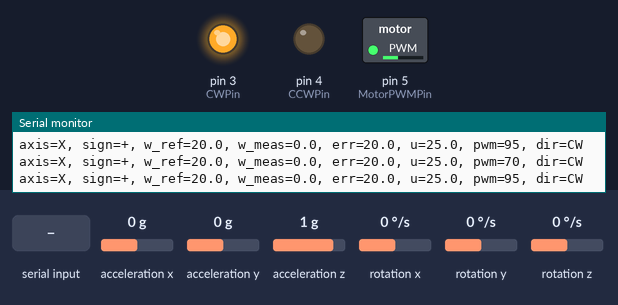
A sketch run on a simulated Arduino Uno, built with avr-gcc and run on an emulated ATmega328P. Parts: switched loads named in the sketch (green lamp = pin HIGH), output pins drawn as LEDs (lit = HIGH), the last lines printed to the serial monitor. Wiring (inferred from the names in the program): MPU-6050 motion sensor at I2C address 0x68. Dashed ring = blinking. Inputs (shaded band) come from the test bench; at power-on: rotation z 0 °/s, acceleration x 0 g, acceleration y 0 g, acceleration z 1 g, rotation x 0 °/s, rotation y 0 °/s.

Above: at 3.09 s.
3.3 s: rotation z set to 66 °/s
At 3.9 s:
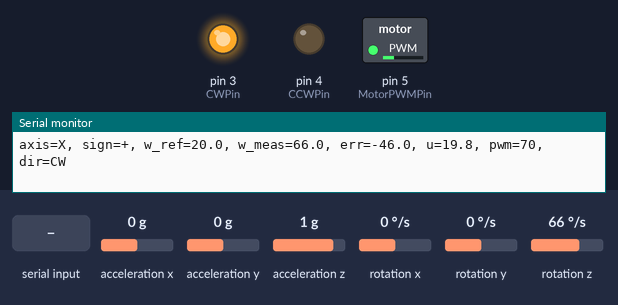
6.3 s: rotation z set to 74 °/s
9.3 s: "P90\n" received over Serial
At 10.0 s:
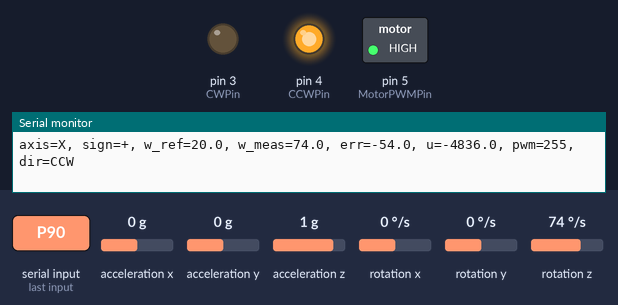
10.8 s: "R\n" received over the second serial link
At 11.4 s:
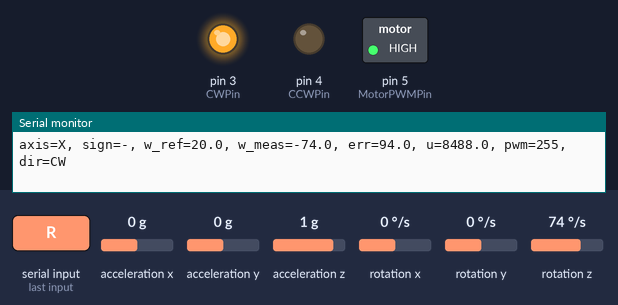
12.3 s: "S,45\n" received over Serial
At 13.6 s:
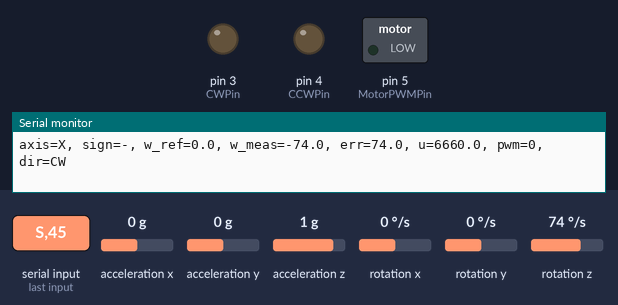
Timing chart, 0 to 15.3 s (numbered marks = the images above; inputs shaded):
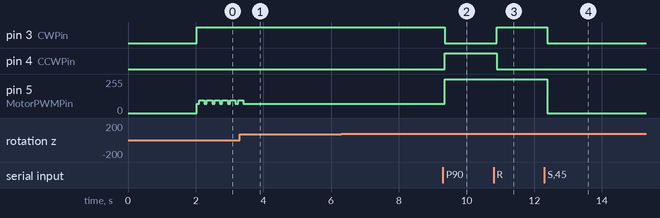

The sketch:

sunpointing_PID.ino
```cpp
#include <Wire.h>
#include <SoftwareSerial.h>

/* ===== 핀 ===== */
const int CWPin       = 3;
const int CCWPin      = 4;
const int MotorPWMPin = 5;

/* ===== Bluetooth (HC-05 등) ===== */
SoftwareSerial BT(10, 11);
bool LOG_TO_BT = false;   // 디버깅 때는 false로 두세요

/* ===== MPU6050 ===== */
const uint8_t MPU_ADDR = 0x68;
const float   GYRO_LSB_PER_DPS = 131.0f; // ±250 dps
int16_t AcXr, AcYr, AcZr, GyXr, GyYr, GyZr, Tmpr;
float   gyroBiasX = 0.0f, gyroBiasY = 0.0f, gyroBiasZ = 0.0f;

/* ===== 제어 축/부호 설정 (런타임 변경 가능) ===== */
char CTRL_AXIS = 'X';     // 'X','Y','Z' 중 선택
int  AXIS_SIGN = +1;      // +1 또는 -1

/* ===== PID/FeedForward 설정 ===== */
float w_ref = 20.0f;                     // 목표 각속도 [dps]
float Kp = 0.05f, Ki = 0.0001f, Kd = 0.05f; //0.0125에서 줄임
float Kff = 1.2f;                        // 피드포워드 (저속 토크 보강)

const int PWM_MAX = 255;                 // 상한 올려 토크 여유 확보
const int PWM_MIN = 0;
int   PWM_MIN_RUN = 70;                  // 데드존 (모터/드라이버별로 다름, 현장 튠)

/* ===== 내부 상태 ===== */
float err_i = 0.0f;
float prev_meas = 0.0f;
float dmeas_f = 0.0f;
const float d_alpha = 0.25f;             // D용 1차 LPF
unsigned long t_prev_ms = 0;
static unsigned long kick_until_ms = 0;  // 스타트킥 타이머

/* ===== 유틸 출력 ===== */
template<typename T> inline void outP(const T& v){ Serial.print(v); if(LOG_TO_BT) BT.print(v); }
template<typename T> inline void outPL(const T& v){ Serial.println(v); if(LOG_TO_BT) BT.println(v); }
inline void outPF(float v,int d){ Serial.print(v,d); if(LOG_TO_BT) BT.print(v,d); }

/* ===== 모터 제어 ===== */
inline void motor_setPWM(int u){
  u = constrain(u, PWM_MIN, PWM_MAX);
  analogWrite(MotorPWMPin, u);
}
inline void motor_CW(){  digitalWrite(CWPin,HIGH); digitalWrite(CCWPin,LOW); }
inline void motor_CCW(){ digitalWrite(CWPin,LOW);  digitalWrite(CCWPin,HIGH); }
inline void motor_stop(){ digitalWrite(CWPin,LOW); digitalWrite(CCWPin,LOW); motor_setPWM(0); err_i = 0.0f; }

/* ===== MPU 레지스터 쓰기 ===== */
void mpu_write(uint8_t reg, uint8_t val){
  Wire.beginTransmission(MPU_ADDR); Wire.write(reg); Wire.write(val); Wire.endTransmission(true);
}

/* ===== MPU 초기화 ===== */
void mpu_init(){
  Wire.begin();
  delay(50);
  mpu_write(0x6B, 0x01);  // PWR_MGMT_1: PLL with X gyro ref
  mpu_write(0x1A, 0x03);  // CONFIG: DLPF_CFG=3 (~44Hz)
  mpu_write(0x1B, 0x00);  // GYRO_CONFIG: ±250dps
  mpu_write(0x1C, 0x00);  // ACCEL_CONFIG: ±2g
  delay(50);
}

/* ===== 자이로 바이어스 캘리브레이션 ===== */
void mpu_calibrate_gyro(uint16_t N=500){
  long sumX=0, sumY=0, sumZ=0;
  for(uint16_t i=0;i<N;i++){
    Wire.beginTransmission(MPU_ADDR); Wire.write(0x3B); Wire.endTransmission(false);
    Wire.requestFrom(MPU_ADDR, 14, true);
    int16_t ax = (Wire.read()<<8)|Wire.read();
    int16_t ay = (Wire.read()<<8)|Wire.read();
    int16_t az = (Wire.read()<<8)|Wire.read();
    int16_t tp = (Wire.read()<<8)|Wire.read();
    int16_t gx = (Wire.read()<<8)|Wire.read();
    int16_t gy = (Wire.read()<<8)|Wire.read();
    int16_t gz = (Wire.read()<<8)|Wire.read();
    sumX += gx; sumY += gy; sumZ += gz;
    delay(2);
  }
  gyroBiasX = (float)sumX / (float)N;
  gyroBiasY = (float)sumY / (float)N;
  gyroBiasZ = (float)sumZ / (float)N;

  outPL("Gyro bias calibrated:");
  outP("bx="); outPF(gyroBiasX,1);
  outP(", by="); outPF(gyroBiasY,1);
  outP(", bz="); outPF(gyroBiasZ,1); outPL("");
}

/* ===== 14바이트 RAW 읽기 & 축 재배치 (필요하면 조정) ===== */
void mpu_readRaw(){
  Wire.beginTransmission(MPU_ADDR); Wire.write(0x3B); Wire.endTransmission(false);
  Wire.requestFrom(MPU_ADDR, 14, true);

  int16_t tmpAcX = (Wire.read()<<8)|Wire.read();
  int16_t tmpAcY = (Wire.read()<<8)|Wire.read();
  int16_t tmpAcZ = (Wire.read()<<8)|Wire.read();
  Tmpr = (Wire.read()<<8)|Wire.read();
  int16_t tmpGyX = (Wire.read()<<8)|Wire.read();
  int16_t tmpGyY = (Wire.read()<<8)|Wire.read();
  int16_t tmpGyZ = (Wire.read()<<8)|Wire.read();

  // 보드 장착 방향에 맞춰 필요 시 바꾸세요
  AcXr = tmpAcZ;  AcYr = tmpAcY;  AcZr = tmpAcX;
  GyXr = tmpGyZ;  GyYr = tmpGyY;  GyZr = tmpGyX;
}

/* ===== 현재 측정 각속도(dps) 계산 (축/부호 적용) ===== */
float get_w_meas_dps(){
  float gx = ((float)GyXr - gyroBiasX) / GYRO_LSB_PER_DPS;
  float gy = ((float)GyYr - gyroBiasY) / GYRO_LSB_PER_DPS;
  float gz = ((float)GyZr - gyroBiasZ) / GYRO_LSB_PER_DPS;

  float w = 0.0f;
  switch(CTRL_AXIS){
    case 'X': w = gx; break;
    case 'Y': w = gy; break;
    case 'Z': w = gz; break;
    default:  w = gx; break;
  }
  return AXIS_SIGN * w;
}

/* ===== PID 스텝 ===== */
void pid_step(float dt){
  mpu_readRaw();

  float w_meas = get_w_meas_dps();     // 선택축/부호 반영
  float err = w_ref - w_meas;

  // 적분 + 안티윈드업
  err_i += err * dt;
  float i_lim = (Ki > 1e-6f) ? (PWM_MAX / Ki) : 0.0f;
  if(i_lim > 0.0f) err_i = constrain(err_i, -i_lim, i_lim);

  // 미분(측정값 미분) + 저역통과
  float dmeas = (w_meas - prev_meas) / dt;
  dmeas_f = d_alpha * dmeas + (1.0f - d_alpha) * dmeas_f;

  // PID + 피드포워드
  float u = Kp*err + Ki*err_i - Kd*dmeas_f + Kff*w_ref;

  // PWM 변환 + 데드존 보정
  float mag = fabs(u);
  int pwm = 0;

  if (fabs(w_ref) >= 1.0f) {
    if (mag < 1.0f) pwm = PWM_MIN_RUN; else pwm = (int)mag;
    pwm = max(pwm, PWM_MIN_RUN);
    pwm = constrain(pwm, PWM_MIN, PWM_MAX);
  } else pwm = 0;

  // 스타트 킥 (정지 상태에서 잠깐 강하게)
  if (fabs(w_ref) >= 5.0f && fabs(prev_meas) < 2.0f) {
    if (millis() < kick_until_ms) {
      pwm = max(pwm, PWM_MIN_RUN + 25);
    } else if (pwm >= PWM_MIN_RUN) {
      kick_until_ms = millis() + 200; // 0.2초 킥
    }
  }

  // 모터 구동 (u의 부호 = 원하는 방향)
  if(fabs(w_ref) < 1.0f){
    motor_stop();
  } else {
    if(u >= 0){ motor_CW();  motor_setPWM(pwm); }
    else       { motor_CCW(); motor_setPWM(pwm); }
  }

  prev_meas = w_meas;

  // 디버그
  outP("axis="); outP(CTRL_AXIS);
  outP(", sign="); outP(AXIS_SIGN>0?"+":"-");
  outP(", w_ref="); outPF(w_ref,1);
  outP(", w_meas="); outPF(w_meas,1);
  outP(", err="); outPF(err,1);
  outP(", u="); outPF(u,1);
  outP(", pwm="); outP(pwm);
  outP(", dir="); outPL(u>=0?"CW":"CCW");
}

/* ===== 명령 파서 =====
   S<val>  : w_ref 설정 (예: S20)
   P/I/D   : PID 게인
   F<val>  : Kff
   B0/1    : BT 로그 끄기/켜기
   X/Y/Z   : 제어축 선택
   R       : 부호 반전 (AXIS_SIGN *= -1)
   G       : 현재 3축 자이로(dps) 한 줄 출력
   Q       : 현재 설정 조회
*/
void parse_stream(Stream &S){
  static char buf[24]; static uint8_t i=0;
  while(S.available()){
    char c=S.read();
    if(c=='\n'||c=='\r'){
      buf[i]='\0';
      if(i>0){
        switch(buf[0]){
          case 'S': w_ref=atof(buf+1); outP("SET w_ref="); outPL(w_ref); break;
          case 'P': Kp=atof(buf+1); outP("SET Kp="); outPL(Kp); break;
          case 'I': Ki=atof(buf+1); outP("SET Ki="); outPL(Ki); break;
          case 'D': Kd=atof(buf+1); outP("SET Kd="); outPL(Kd); break;
          case 'F': Kff=atof(buf+1); outP("SET Kff="); outPL(Kff); break;
          case 'B': LOG_TO_BT = (atoi(buf+1)!=0); outP("LOG_TO_BT="); outPL(LOG_TO_BT); break;
          case 'X': CTRL_AXIS='X'; outPL("Axis=X"); break;
          case 'Y': CTRL_AXIS='Y'; outPL("Axis=Y"); break;
          case 'Z': CTRL_AXIS='Z'; outPL("Axis=Z"); break;
          case 'R': AXIS_SIGN*=-1; outP("Axis sign flipped -> "); outPL(AXIS_SIGN>0?"+":"-"); break;
          case 'G': {
            float gx = ((float)GyXr - gyroBiasX) / GYRO_LSB_PER_DPS;
            float gy = ((float)GyYr - gyroBiasY) / GYRO_LSB_PER_DPS;
            float gz = ((float)GyZr - gyroBiasZ) / GYRO_LSB_PER_DPS;
            outP("Gy[dps] X="); outPF(gx,1);
            outP(", Y="); outPF(gy,1);
            outP(", Z="); outPF(gz,1); outPL("");
          } break;
          case 'Q':
            outP("Axis="); outP(CTRL_AXIS);
            outP(", Sign="); outP(AXIS_SIGN>0?"+":"-");
            outP(", Kp="); outPF(Kp,3);
            outP(", Ki="); outPF(Ki,3);
            outP(", Kd="); outPF(Kd,3);
            outP(", Kff="); outPF(Kff,2);
            outP(", w_ref="); outPF(w_ref,1);
            outP(", PWM_MIN_RUN="); outP(PWM_MIN_RUN);
            outP(", PWM_MAX="); outPL(PWM_MAX);
            break;
          default: outP("ERR cmd: "); outPL(buf);
        }
      }
      i=0;
    } else { if(i<sizeof(buf)-1) buf[i++]=c; }
  }
}

/* ===== setup / loop ===== */
void setup(){
  pinMode(CWPin, OUTPUT); pinMode(CCWPin, OUTPUT); pinMode(MotorPWMPin, OUTPUT);
  motor_stop();

  Serial.begin(9600);
  BT.begin(9600);

  mpu_init();
  outPL("Calibrating gyro... Keep still");
  mpu_calibrate_gyro(500);
  outPL("PID-Gyro ready. Cmd: S<dps>, P/I/D/F<k>, X/Y/Z, R, G, Q, B0/1");
  t_prev_ms = millis();
}

void loop(){
  parse_stream(Serial); parse_stream(BT);

  unsigned long now = millis();
  float dt = (now - t_prev_ms)/1000.0f;
  if(dt >= 0.01f){       // 10ms 이상 됐을 때만 갱신
    t_prev_ms = now;
    pid_step(dt);
  }
}
```

Measured:
- after the input at 3.3 s, pin 5 (MotorPWMPin): goes on until 3.4 s, then stays 70/255
- after the input at 9.3 s, pin 3 (CWPin): HIGH → LOW after 0.05 s; pin 4 (CCWPin): LOW → HIGH after 0.05 s; pin 5 (MotorPWMPin): 70/255 → 255/255 after 0.05 s
- after the input at 10.8 s, pin 3 (CWPin): LOW → HIGH after 0.09 s; pin 4 (CCWPin): HIGH → LOW after 0.09 s
- after the input at 12.3 s, pin 3 (CWPin): HIGH → LOW after 0.09 s; pin 5 (MotorPWMPin): 255/255 → 0/255 after 0.09 s
- by itself, pin 5 (MotorPWMPin): alternates 95/255 for 0.15 s and 70/255 for 0.08 s
